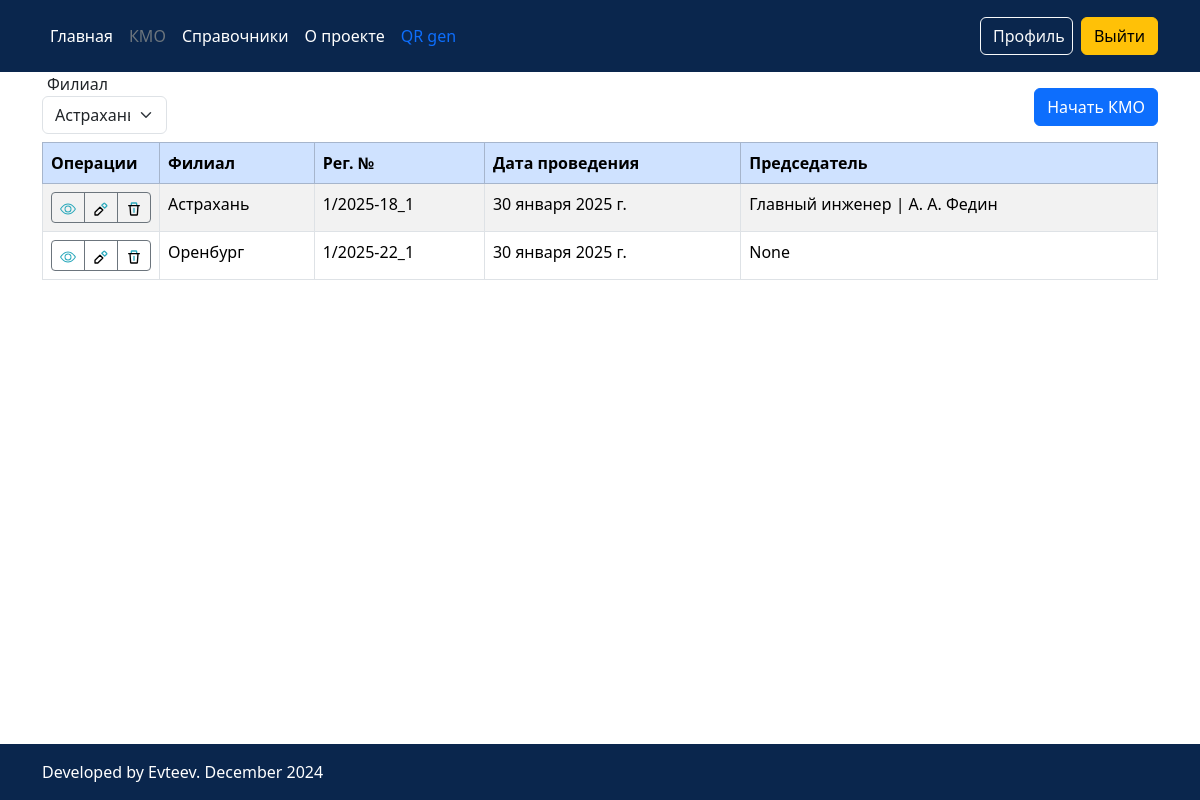
/kmo (signed in), run on the app's committed database.
### KMO/models.py (models this page shows, shortened)
class Kmo(models.Model):
    iddepowner = models.ForeignKey(Bs_depowner, on_delete=models.CASCADE, verbose_name='Филиал')
    created_at = models.DateTimeField('Дата создания', auto_now_add=True, editable=False)
    user_creator = models.CharField('Создатель', max_length=50, null=True, blank=True)
    s_update_user = models.CharField('Изменивший', max_length=25, null=True, blank=True)
    updated_at = models.DateTimeField('Дата изменения', auto_now=True, editable=False)
    n_regnumber = models.CharField('Рег. №', max_length=12)
    date_detection = models.DateField('Дата обнаружения')
    idprofile = models.ForeignKey(Profile, on_delete=models.CASCADE, verbose_name='Председатель', null=True)
    approved = models.BooleanField('Утверждён', default=False, null=True, blank=True)
    class Meta:
        verbose_name = 'КМО'
        verbose_name_plural = 'Список КМО'

### BS/models.py (models this page shows)
class Bs_depowner(models.Model):
    s_mnemocode = models.CharField('мнемокод', max_length=10)
    s_name = models.CharField('Филиал', max_length=30)
    s_create_user = models.CharField('Создатель', max_length=25)
    created_at = models.DateTimeField('Дата создания', auto_now_add=True, editable=False)
    s_update_user = models.CharField('Изменивший', max_length=25, null=True, blank=True)
    updated_at = models.DateTimeField('Дата изменения', auto_now=True, editable=False)
    not_used = models.BooleanField('Недействующий', default=False)
    def __str__(self):
        return self.s_name
    class Meta:
        verbose_name = 'Филиал'
        verbose_name_plural = 'Филиалы'

class Bs_position(models.Model):
    s_mnemocode = models.CharField('мнемокод', max_length=10)
    s_name = models.CharField('Должность', max_length=90)
    s_create_user = models.CharField('Создатель', max_length=25)
    created_at = models.DateTimeField('Дата создания', auto_now_add=True, editable=False)
    s_update_user = models.CharField('Изменивший', max_length=25, null=True, blank=True)
    updated_at = models.DateTimeField('Дата изменения', auto_now=True, editable=False)
    not_used = models.BooleanField('Недействующий', default=False)
    def __str__(self):
        return self.s_name
    class Meta:
        verbose_name = 'Должность'
        verbose_name_plural = 'Должности'

### Main/models.py (models this page shows, shortened)
class Profile(models.Model):
    user = models.OneToOneField(User, on_delete=models.CASCADE, verbose_name='Пользователь', null=True, blank=True)
    first_name = models.CharField('Имя', max_length=150, blank=True)
    last_name = models.CharField('Фамилия', max_length=150, blank=True)
    third_name = models.CharField('Отчество', max_length=150, blank=True)
    d_birthday = models.DateField('Дата рождения', null=True, blank=True)
    d_hiring = models.DateField('Дата приёма', null=True, blank=True)
    d_dismissal = models.DateField('Дата увольнения', null=True, blank=True)
    s_create_user = models.CharField('Создатель', max_length=25, null=True, blank=True)
    created_at = models.DateTimeField('Дата создания', auto_now_add=True, editable=False)
    s_update_user = models.CharField('Изменивший', max_length=25, null=True, blank=True)
    updated_at = models.DateTimeField('Дата изменения', auto_now=True, editable=False)
    iddepowner = models.ForeignKey(Bs_depowner, on_delete=models.CASCADE, verbose_name='Филиал', null=True, blank=True)
    iddepartment = models.ForeignKey(Bs_department, on_delete=models.CASCADE, verbose_name='Подразделение', null=True, blank=True)
    idposition = models.ForeignKey(Bs_position, on_delete=models.CASCADE, verbose_name='Должность', null=True, blank=True)
    chairman = models.BooleanField('Является председателем', default=False)
    member_kmo = models.BooleanField('Является членом комиссии', default=False)
    def __str__(self):
        return str(self.idposition) + ' | ' + str(self.get_fio())
    class Meta:
        verbose_name = 'Работник'
        verbose_name_plural = 'Работники'
    def get_fio(self):
        fio = "%s %s %s" % (str(self.first_name)[:1] + '.', str(self.third_name)[:1] + '.', self.last_name)
        return fio.strip()

### Main/views.py (the view)
# urls.py: path('kmo', views.kmo, name='kmo'),
@login_required
def kmo(request):
    bs_deps = Bs_depowner.objects.all()
    list_kmo = Kmo.objects.all()
    error = ''
    if request.method == 'POST':
        check_form_kmo = KMO_check_create(request.POST)
        if check_form_kmo.is_valid():
            validate = check_form_kmo.check_kmo_date_and_dep()
            if validate == 'error_date_dep':
                messages.info(request, 'Создание невозможно! КМО в указанном периоде и филиале уже существует')
                return HttpResponseRedirect('/kmo')
            else:
                check_form_kmo.instance.user_creator = request.user.username
                check_form_kmo.instance.idprofile = Profile.objects.filter(chairman=True, iddepowner=check_form_kmo.instance.iddepowner).first()
                id_dorm = check_form_kmo.save()
            return redirect(f'edit_kmo/{id_dorm.id}')
        else:
            error = 'Форма ошибочна \n' + str(check_form_kmo.errors)
    else:
        current_datetime = datetime.now()
        created_at__year = str(current_datetime.year)
        created_at__month = str(current_datetime.month)
        created_at__hour = str(current_datetime.hour)
        s_dep_first_letter = Profile.objects.filter(user=request.user).values('iddepartment').first()
        kmo = Kmo(n_regnumber=created_at__month + '/' + created_at__year + '-' + created_at__hour + '_' + str(
            s_dep_first_letter['iddepartment'], ),
                  date_detection=current_datetime.date())
        check_form_kmo = KMO_check_create(instance=kmo)
    return render(request, 'KMO/index.html',
                  {'title_view': 'Список КМО!', 'deps': bs_deps, 'all_kmo': list_kmo, 'check_form_kmo': check_form_kmo})

### KMO/forms.py (shortened to what this page needs)
class KMO_check_create(ModelForm):
    class Meta:
        model = Kmo
        fields = ["iddepowner",
                  "user_creator",
                  "n_regnumber",
                  "date_detection",
                  ]
        widgets = {
            "n_regnumber": TextInput(attrs={
                'class': 'form-control',
                'placeholder': 'Введите регистрационный номер',
                'readonly': 'readonly'
            }),
            "user_creator": TextInput(attrs={
                'class': 'form-control',
                'placeholder': 'Укажите создателя',
                'readonly': 'readonly'
            }),
            'date_detection': TextInput(attrs={
                'class': 'form-control', 'placeholder': 'Укажите дату', 'type': 'date'}),
        }
    iddepowner = ModelChoiceField(queryset=Bs_depowner.objects.all(),
                                  widget=Select(attrs={'class': 'form-select', 'placeholder': 'выберите филиал'}))

### KMO/templates/KMO/index.html (shortened to what this page needs)
{% extends 'main/base.html'%}
{% load static %}
{% block li-kmo %}
text-secondary
{% endblock %}
{% block li-home %}
text-white
{% endblock %}
{% block li-bs %}
text-white
{% endblock %}
{% block li-about %}
text-white
{% endblock %}
{% block content %}
<main class="flex-shrink-0">
    <div class="container" style="display: flex; justify-content: space-between;align-items: center;">
      <div >
        <div style="margin-left: 5px">Филиал</div>
        <select class="form-select" aria-label="Пример выбора по умолчанию" style="width: 125px;margin-bottom: 8px;">
          {% if deps %}
            {% for dep in deps %}
              <option value="{{dep.id}}">{{dep.s_name}}</option>
            {% endfor %}
          {% else %}
              <option value="0">Доступных филиалов нет!</option>
          {% endif %}
        </select>
      </div>
        <button type="button" class="btn btn-primary" data-bs-toggle="modal" data-bs-target="#staticBackdrop">
          Начать КМО
        </button>
    </div>
    <div class="container table-responsive">
      <table class="table table-striped table-bordered table-hover">
        <thead class="table-primary">
          <tr>
            <th scope="col" style="width: 117px;">Операции</th>
            <th scope="col" data-filter-control="select" >Филиал</th>
            <th scope="col">Рег. №</th>
            <th scope="col">Дата проведения</th>
            <th scope="col">Председатель</th>
          </tr>
        </thead>
        <tbody>
          {% if all_kmo %}
            {% for kmo in all_kmo %}
              <tr>
                <th scope="row">
                    <div class="btn-group">
                        <a class="btn btn-sm btn-outline-secondary" href="{% url 'view_kmo' kmo.id %}"><img src="{% static 'icons/view_2.svg' %}" style="width: 16px"></a>
                        {% if kmo.approved == 0 %}
                            <a class="btn btn-sm btn-outline-secondary" href="{% url 'edit_kmo' kmo.id  %}"><img src="{% static 'icons/edit.svg' %}" style="width: 16px"></a>
                            <a class="btn btn-sm btn-outline-secondary" href="{% url 'delete' kmo.id  %}"><img src="{% static 'icons/delete.svg' %}" style="width: 16px"></a>
                        {% endif %}
                    </div>
                </th>
                <td>{{kmo.iddepowner}}</td>
                <td>{{kmo.n_regnumber}}</td>
                <td>{{kmo.date_detection}}</td>
                <td>{{kmo.idprofile}}</td>
              </tr>
            {% endfor %}
          {% else %}
              <tr>
                <th scope="row">0</th>
                <td colspan="7">Список КМО пуст!</td>
              </tr>
          {% endif %}
        </tbody>
      </table>
    </div>
  </main>
{% endblock %}

### data on the page
Kmo: approved False (drawn), iddepowner "Астрахань", n_regnumber "1/2025-18_1", date_detection "30 января 2025 г.", idprofile "Главный инженер | А. А. Федин"
Kmo: approved False (drawn), iddepowner "Оренбург", n_regnumber "1/2025-22_1", date_detection "30 января 2025 г.", idprofile "None"

### other printed values
form field value "Астрахань"
